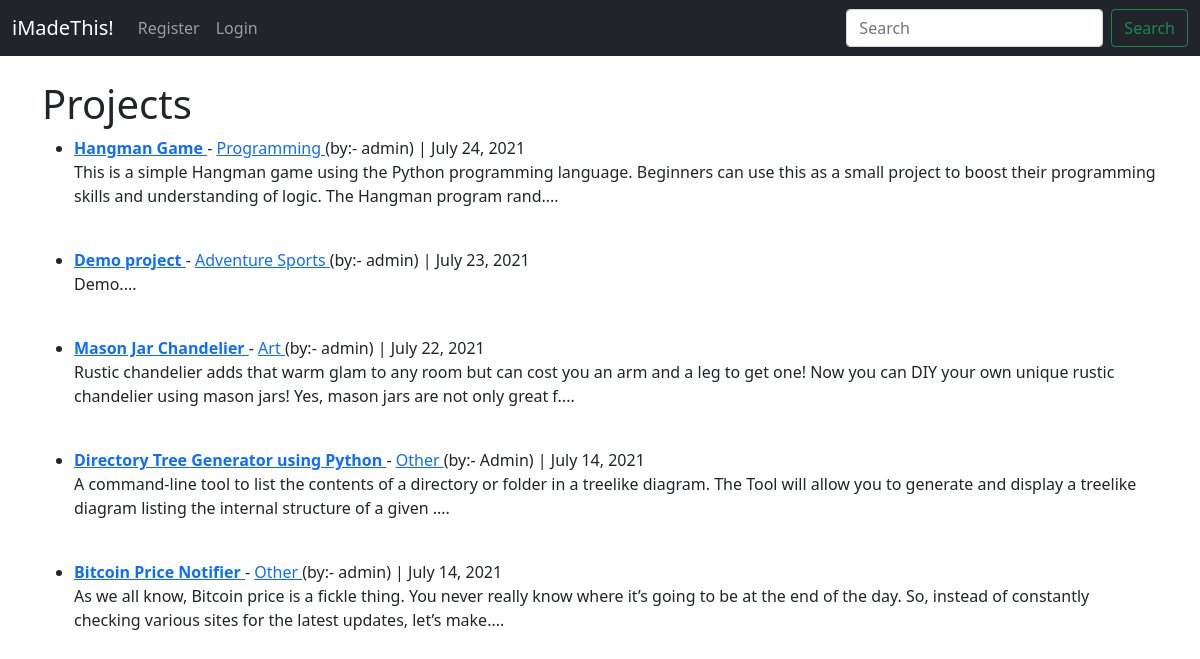
Before: / with the older database file.
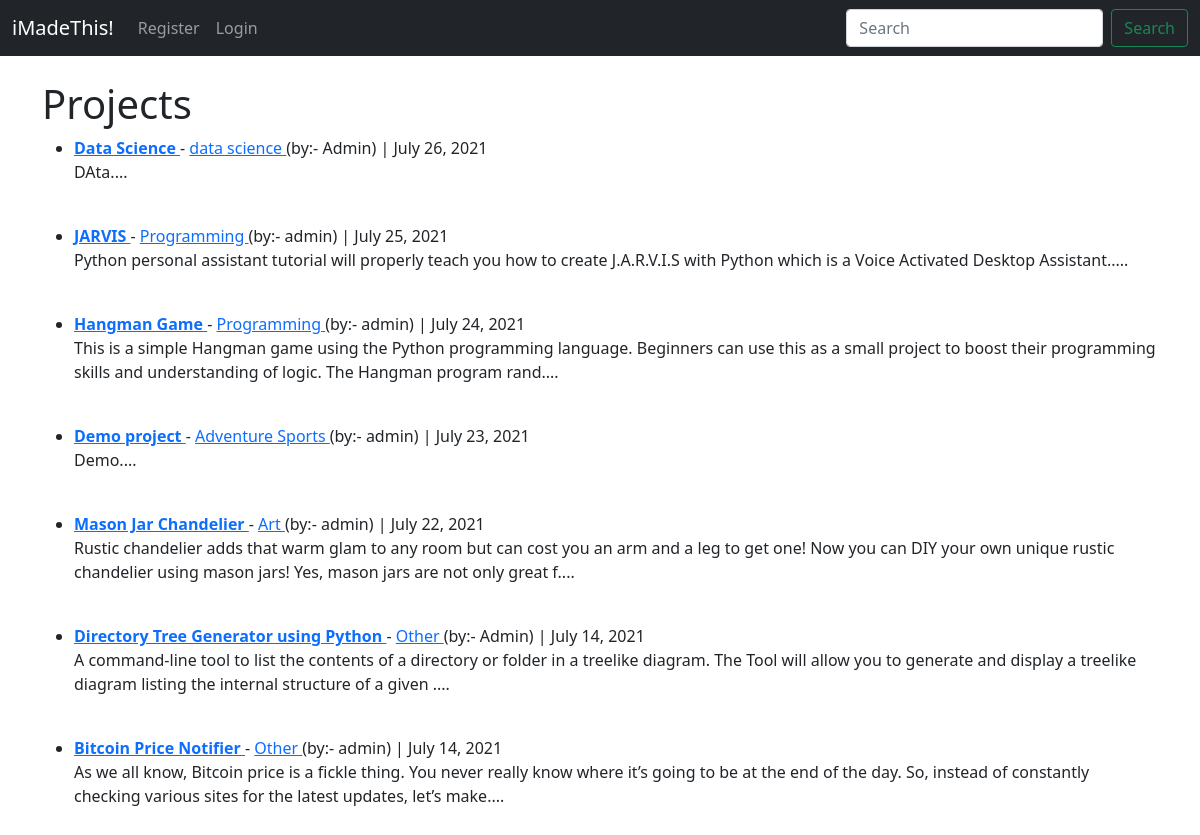
After: the same page with the newer database file.
### website/models.py (models this page shows, shortened)
class Project(models.Model):
    name = models.CharField(max_length=256)
    made_by = models.ForeignKey(
        User, on_delete=models.CASCADE, related_name="project_owner"
    )
    description = models.TextField()
    link = models.URLField(max_length=256)
    published_at = models.DateField(auto_now_add=True)
    category = models.CharField(max_length=255, default="Other")
    created_why = models.TextField(default="", blank=True)
    for_whom = models.CharField(max_length=255, default="", blank=True)
    start_date = models.DateField(default=date.today)
    end_date = models.DateField(blank=True)

### website/views.py (the view)
# urls.py: path("", IndexPage.as_view(), name="index_page"),
class IndexPage(ListView):
    model = Project
    template_name = "website/index.html"
    ordering = ["-id"]

### website/templates/website/index.html (shortened to what this page needs)
{% extends "website/layout.html" %}
{% block body %}
<h1>Projects</h1>
<ul>
    {% for project in object_list %}
    <li>
        <a href="{% url 'project_details_page' project.pk %}">
            <strong>
                {{ project.name }}
            </strong>
        </a>
        - <a href="{% url 'specific_category_page' project.category|slugify %}"> {{ project.category }} </a>
        (by:- {{ project.made_by }}) | {{ project.published_at }}
        <br>
        <p>
            {{ project.description|slice:":200" }}....
        </p>
    </li>
    <br>
    {% endfor %}
</ul>
{% endblock %}

### website/templates/website/layout.html (shortened to what this page needs)
{% load static %}
<!DOCTYPE html>
<html>
    <head>
        <link rel="stylesheet" href="{% static 'website/styles.css' %}">
        <link href="https://cdn.jsdelivr.net/npm/bootstrap@5.0.2/dist/css/bootstrap.min.css" rel="stylesheet"
>
    </head>
    <body>
        <nav class="navbar navbar-expand-lg navbar-dark bg-dark">
            <div class="container-fluid">
                <a class="navbar-brand" href="{% url 'index_page' %}">iMadeThis!</a>
                <div class="collapse navbar-collapse" id="navbarSupportedContent">
                    <ul class="navbar-nav me-auto mb-2 mb-lg-0">
                        {% if user.is_authenticated %}
                        <li class="nav-item">
                            <a class="nav-link" href="{% url 'new_project_page' %}">Add New Project</a>
                        </li>
                        <li class="nav-item">
                            <a class="nav-link" href="{% url 'new_category_page' %}">Add New Category</a>
                        </li>
                        <li class="nav-item">
                            <a class="nav-link" href="{% url 'logout' %}">Logout</a>
                        </li>
                        {% else %}
                        <li class="nav-item">
                            <a class="nav-link" href="{% url 'registration_page' %}">Register</a>
                        </li>
                        <li class="nav-item">
                            <a class="nav-link" href="{% url 'login' %}">Login</a>
                        </li>
                        {% endif %}
                    </ul>
                    <form class="d-flex">
                        <input class="form-control me-2" type="search" placeholder="Search" aria-label="Search">
                        <button class="btn btn-outline-success" type="submit">Search</button>
                    </form>
                </div>
            </div>
        </nav>
        <br>
        <div class="container">
            {% block body %}
            {% endblock %}
        </div>
    </body>
</html>

Changed rows visible on the page:
added Project: name "Data Science", category "data science", made_by "Admin", published_at "July 26, 2021", description "DAta"
added Project: name "JARVIS", category "Programming", made_by "admin", published_at "July 25, 2021", description "Python personal assistant tutorial will properly teach you how to create J.A.R.V.I.S with Python which is a Voice Activated Desktop Assistant."
